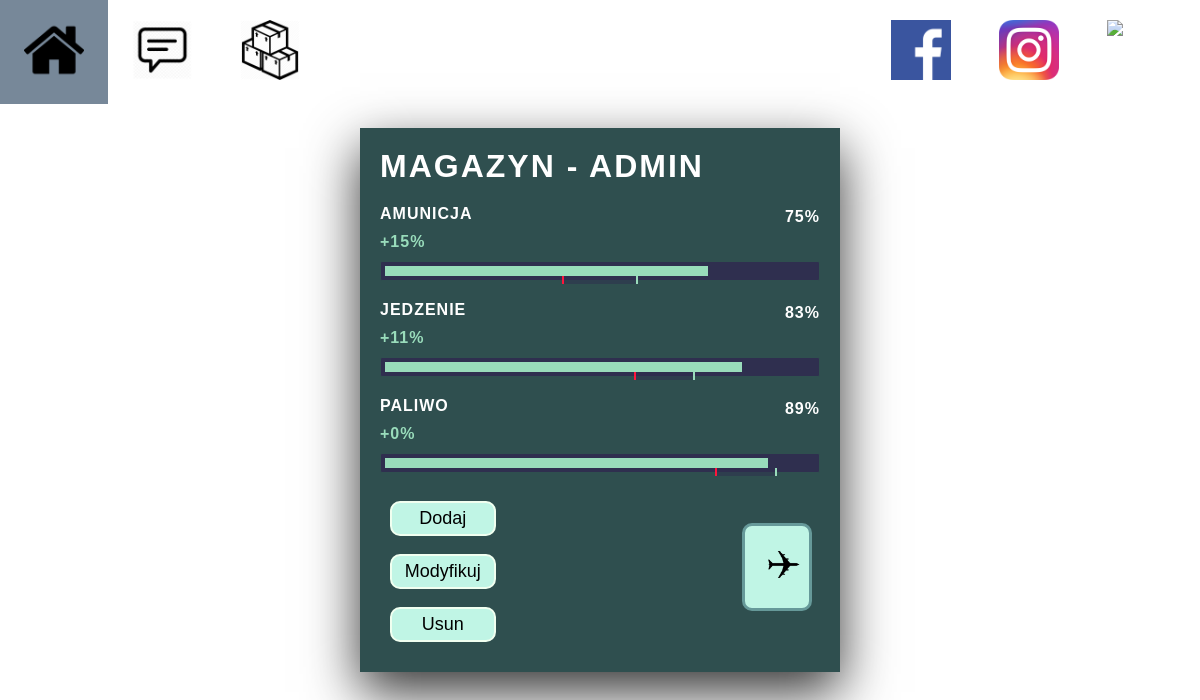
The page /militaria/dashboard/ (signed in) on the database as committed earlier.
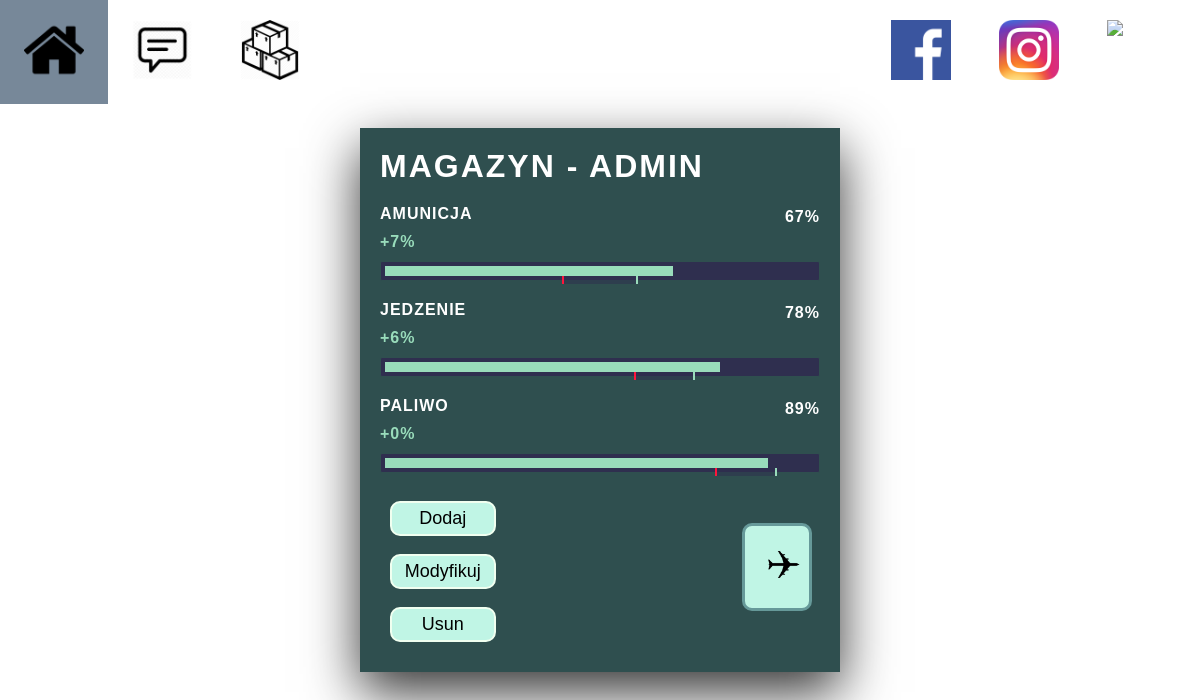
The same page on the database as committed later.
### militaria/models.py (models this page shows, shortened)
class Warehouse(models.Model):
    name = models.CharField(max_length=20)
    how_many = models.IntegerField()
    priority = models.IntegerField(default=2, choices=[(1, "1"), (2, "2"), (3, "3")])
    min = models.IntegerField(default=70)
    max = models.IntegerField(default=90)
    user = models.ManyToManyField('auth.User')
    weight = models.IntegerField(default=3, choices=[(1, "1"), (2, "2"), (3, "3"), (4, "4"), (5, "5")])
    def get_warehouse_fill_code(self):
        if self.how_many >= self.min:
            if self.how_many < self.max:
                return '#fffab7'    # orange
            else:
                return '#99dcbb'    # green
        else:
            return '#ff153c'       # red

### militaria/views.py (the view)
# urls.py: path('dashboard/', views.dashboardView, name='dashboard'),
@login_required(login_url='/militaria/login/')
def dashboardView(request):
    warehouses = Warehouse.objects.filter(user=request.user)
    context = {
        "warehouses": warehouses,
    }
    return render(request, 'militaria/dashboard.html', context)

### templates/militaria/dashboard.html (shortened to what this page needs)
{% extends "militaria/base.html" %}
{% load static %}
{% load mathfilters %}
{% block content %}
    {% if user.is_authenticated %}
    <div class="all_warehouses" >
        <h1>MAGAZYN - {{ request.user }} </h1>
        {% for warehouse in warehouses %}
            <div class="warehouse">
                <p>{{ warehouse.name }}</p>
                <p>{{ warehouse.how_many }}%</p>
                {% if warehouse.how_many >= warehouse.max %}
                    <p style="color: #99dcbb">+{{warehouse.how_many|sub:warehouse.max }}%</p>
                {% elif warehouse.how_many <= warehouse.min %}
                    <p style="color: #ff153c">{{warehouse.how_many|sub:warehouse.min }}%</p>
                {% else %}
                    <p style="color: #fffab7">+{{warehouse.how_many|sub:warehouse.min }}%</p>
                {% endif %}
                <div class="ware">
                    <div class="ware_level" style="width: {{ warehouse.how_many }}%; background-color: {{ warehouse.get_warehouse_fill_code }}"></div>
                    <div class="left_marker" style="position: absolute; left: {{ warehouse.min|sub:3}}%; width: {{warehouse.max|sub:warehouse.min }}%"></div>
                </div>
            </div>
        {% endfor %}
        <div class="box_all">
        <div class="button-box-container">
            <div class="button-box">
                <form method="get" action="/militaria/add">
                    <button type="submit">Dodaj</button>
                </form>
            </div>
            <div class="button-box">
                <form method="get" action="/militaria/modify">
                    <button type="submit">Modyfikuj</button>
                </form>
            </div>
            <div class="button-box">
                <form method="get" action="/militaria/delete">
                    <button type="submit">Usun</button>
                </form>
            </div>
        </div>
            <div class="button-box-container2">
                <form method="get" action="/militaria/supply">
                    <button type="plane"><img src="{% static "militaria/plane.png" %}" height="50%" width="50%" style="transform: rotate(90deg)"></button>
                </form>
            </div>
        </div>
    </div>
    {% endif %}
{% endblock %}

Rows that differ between the two databases and show on the page:
changed Warehouse "AMUNICJA": how_many "75" → "67"; how_many|sub "15" → "7"
changed Warehouse "JEDZENIE": how_many "83" → "78"; how_many|sub "11" → "6"
